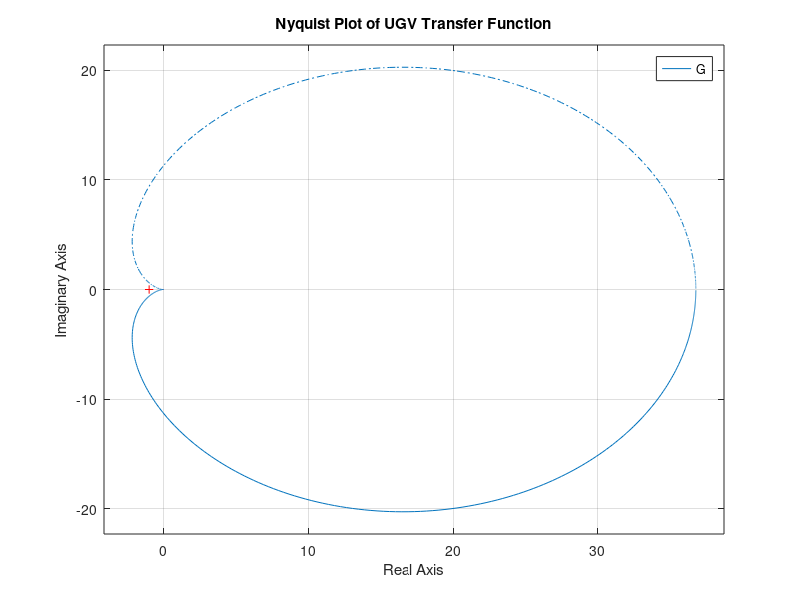
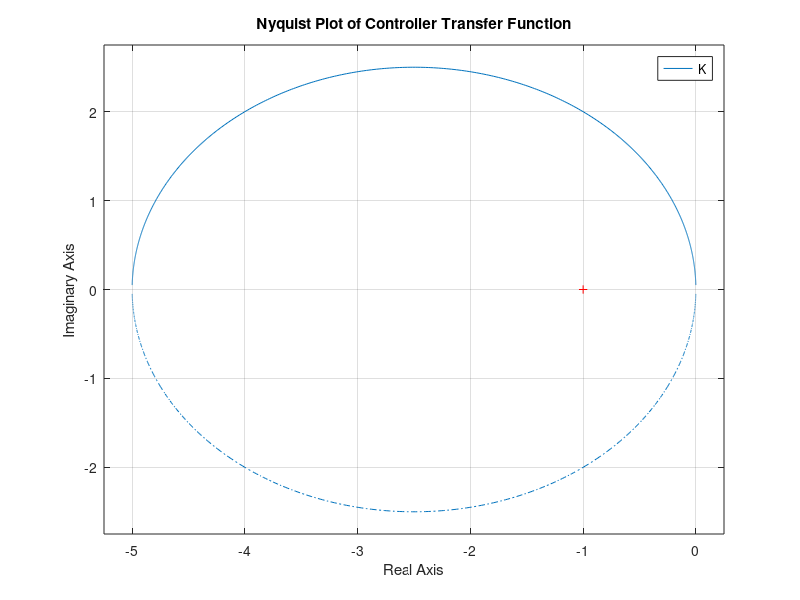

Write MATLAB code to recreate these figures, in order.

num = [-0.044, 5.16, -1860.11, 54489.05];
den = [1, 86.15, 54490.53, 29510.63, 1481.6];

G = tf(num, den);


disp('UGV Transfer Function:')
G


% Nyquist plot
figure;
nyquist(G);
grid on;
title('Nyquist Plot of UGV Transfer Function');


K = tf(-5, [0.1 1]);


disp('Controller Transfer Function:')
K


figure;
nyquist(K);
grid on;
title('Nyquist Plot of Controller Transfer Function');

M0 = dcgain(G);
N0 = dcgain(K);
product_DC = M0 * N0
